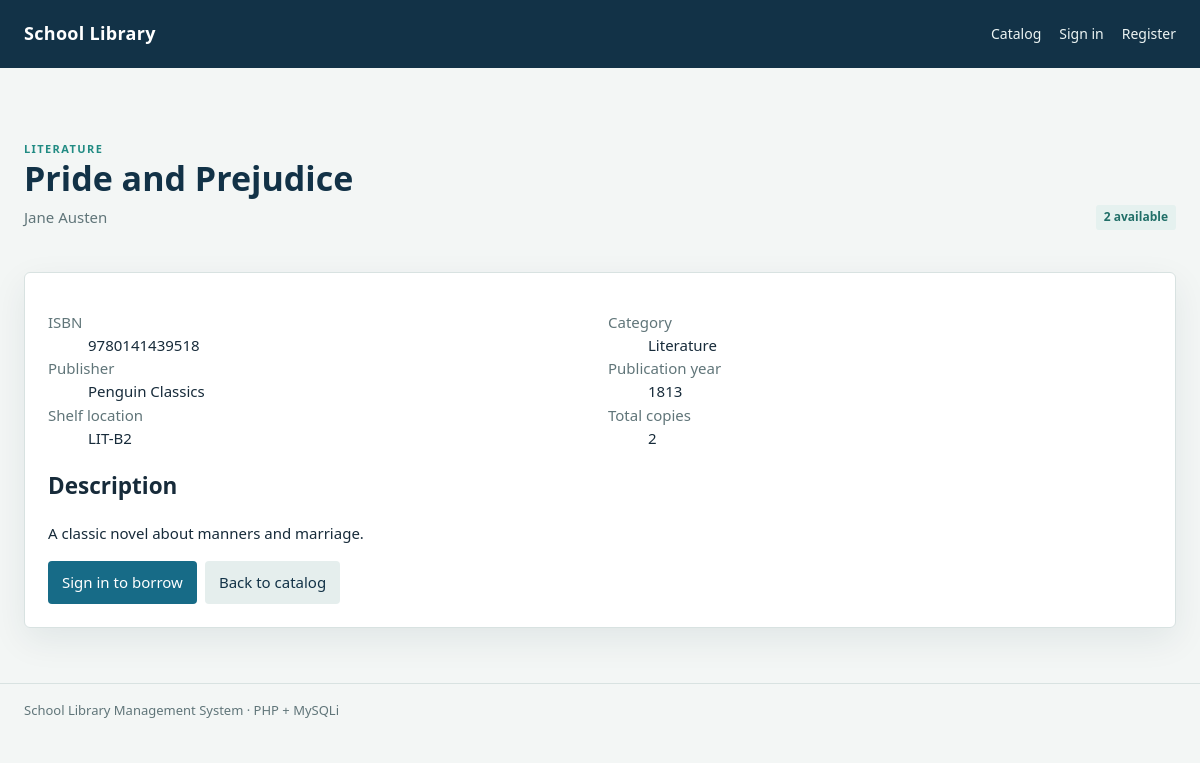
The app's page /index.php?view=book-details&id=2 with its own data.
### tables this page shows
CREATE TABLE books (
  id BIGINT UNSIGNED AUTO_INCREMENT PRIMARY KEY,
  isbn VARCHAR(20) NULL UNIQUE,
  title VARCHAR(220) NOT NULL,
  category_id BIGINT UNSIGNED NOT NULL,
  publisher VARCHAR(160) NULL,
  publication_year SMALLINT UNSIGNED NULL,
  description TEXT NULL,
  cover_image VARCHAR(500) NULL,
  shelf_location VARCHAR(80) NULL,
  total_copies SMALLINT UNSIGNED NOT NULL DEFAULT 1,
  archived_at DATETIME NULL,
  created_at TIMESTAMP NOT NULL DEFAULT CURRENT_TIMESTAMP,
  updated_at TIMESTAMP NOT NULL DEFAULT CURRENT_TIMESTAMP ON UPDATE CURRENT_TIMESTAMP,
  CONSTRAINT fk_book_category FOREIGN KEY (category_id) REFERENCES categories(id),
  INDEX idx_books_title (title),
  INDEX idx_books_category_archived (category_id, archived_at)
);

CREATE TABLE categories (
  id BIGINT UNSIGNED AUTO_INCREMENT PRIMARY KEY,
  category_name VARCHAR(100) NOT NULL UNIQUE,
  description VARCHAR(500) NULL,
  archived_at DATETIME NULL,
  created_at TIMESTAMP NOT NULL DEFAULT CURRENT_TIMESTAMP,
  updated_at TIMESTAMP NOT NULL DEFAULT CURRENT_TIMESTAMP ON UPDATE CURRENT_TIMESTAMP
);

### includes/functions.php (called while the page is built, shortened)
<?php
function e(mixed $value): string
{
    return htmlspecialchars((string) $value, ENT_QUOTES | ENT_SUBSTITUTE, 'UTF-8');
}
function db_one(string $sql, string $types = '', mixed ...$values): ?array
{
    global $db;
    $statement = $db->prepare($sql);
    if ($types !== '') {
        $statement->bind_param($types, ...$values);
    }
    $statement->execute();
    $result = $statement->get_result();
    $row = $result->fetch_assoc() ?: null;
    return $row;
}
function available_copies(int $bookId, int $total): int
{
    $counts = db_one(
        "SELECT
            (SELECT COUNT(*) FROM borrowing_transactions WHERE book_id = ? AND status IN ('borrowed','overdue','lost')) AS loans,
            (SELECT COUNT(*) FROM borrowing_requests WHERE book_id = ? AND status IN ('pending','approved')) AS requests,
            (SELECT COUNT(*) FROM reservations WHERE book_id = ? AND status = 'ready_for_pickup' AND expires_at > NOW()) AS ready",
        'iii', $bookId, $bookId, $bookId
    );
    return max(0, $total - (int) $counts['loans'] - (int) $counts['requests'] - (int) $counts['ready']);
}

### pages/book-details.php (the view, shortened to what this page needs)
<?php
$bookId = filter_input(INPUT_GET, 'id', FILTER_VALIDATE_INT);
$book = $bookId ? db_one(
    "SELECT b.id,b.isbn,b.title,b.publisher,b.publication_year,b.description,b.shelf_location,b.total_copies,b.cover_image,
            c.category_name,GROUP_CONCAT(DISTINCT a.author_name ORDER BY a.author_name SEPARATOR ', ') AS authors
     FROM books b JOIN categories c ON c.id=b.category_id
     LEFT JOIN book_authors ba ON ba.book_id=b.id LEFT JOIN authors a ON a.id=ba.author_id
     WHERE b.id=? AND b.archived_at IS NULL GROUP BY b.id",
    'i', $bookId
) : null;
if (!$book): ?>
    <section class="panel"><h1>Book not found</h1><p class="muted">This book may have been archived or the link is invalid.</p><a class="btn secondary" href="index.php?view=catalog">Back to catalog</a></section>
<?php else:
    $available = available_copies((int) $book['id'], (int) $book['total_copies']);
?>
    <div class="hero">
        <div>
            <span class="eyebrow"><?= e($book['category_name']) ?></span>
            <h1><?= e($book['title']) ?></h1>
            <div class="muted"><?= e($book['authors'] ?: 'Author not listed') ?></div>
        </div>
        <span class="status <?= $available > 0 ? '' : 'waiting' ?>"><?= $available ?> available</span>
    </div>
    <section class="panel">
        <dl class="form-grid">
            <div><dt class="muted">ISBN</dt><dd><?= e($book['isbn'] ?: 'Not listed') ?></dd></div>
            <div><dt class="muted">Category</dt><dd><?= e($book['category_name']) ?></dd></div>
            <div><dt class="muted">Publisher</dt><dd><?= e($book['publisher'] ?: 'Not listed') ?></dd></div>
            <div><dt class="muted">Publication year</dt><dd><?= e($book['publication_year'] ?: 'Not listed') ?></dd></div>
            <div><dt class="muted">Shelf location</dt><dd><?= e($book['shelf_location'] ?: 'Unassigned') ?></dd></div>
            <div><dt class="muted">Total copies</dt><dd><?= (int) $book['total_copies'] ?></dd></div>
        </dl>
        <h2>Description</h2>
        <p><?= nl2br(e($book['description'] ?: 'No description is available.')) ?></p>
        <div class="actions">
            <?php if ($user && $user['role'] === 'user' && $user['is_verified']): ?>
                <form method="post">
                    <?= csrf_field() ?>
                    <input type="hidden" name="action" value="<?= $available > 0 ? 'borrow' : 'reserve' ?>">
                    <input type="hidden" name="book_id" value="<?= (int) $book['id'] ?>">
                    <button><?= $available > 0 ? 'Request to borrow' : 'Join reservation queue' ?></button>
                </form>
            <?php elseif (!$user): ?>
                <a class="btn" href="index.php?view=login">Sign in to borrow</a>
            <?php elseif ($user['role'] === 'user' && !$user['is_verified']): ?>
                <a class="btn secondary" href="index.php?view=verify-notice">Verify your email to borrow</a>
            <?php endif; ?>
            <a class="btn secondary" href="index.php?view=catalog">Back to catalog</a>
        </div>
    </section>
<?php endif; ?>

### assets/css/app.css (style rules this page uses)
:root { --ink:#172b3a;--navy:#123247;--blue:#176b87;--teal:#218b83;--paper:#f3f6f5;--line:#d8e2e1;--muted:#607579;--white:#fff;--red:#a33b3b;--gold:#a16d18;--shadow:0 12px 35px rgba(16,48,59,.08) }
* { box-sizing:border-box }
body { margin:0;background:var(--paper);color:var(--ink);font:15px/1.55 "Segoe UI",Tahoma,sans-serif }
a { color:var(--blue);text-decoration:none }
.hero { padding:34px 0 24px;display:flex;align-items:flex-end;justify-content:space-between;gap:24px }
.hero h1 { font-size:34px;line-height:1.15;margin:0 0 8px;color:var(--navy) }
.eyebrow { text-transform:uppercase;font-size:11px;letter-spacing:1.4px;color:var(--teal);font-weight:750 }
.muted { color:var(--muted) }
.panel,.stat,.book { background:var(--white);border:1px solid var(--line);border-radius:6px;box-shadow:var(--shadow) }
.panel { padding:23px;margin:18px 0 }
.tag,.status { display:inline-block;border-radius:3px;padding:3px 8px;background:#e5f1ef;color:#216f68;font-size:12px;font-weight:650 }
.btn,button { border:0;border-radius:4px;background:var(--blue);padding:10px 14px;color:white;font-weight:650;cursor:pointer;font:inherit }
.btn.secondary,button.secondary { background:#e5eeed;color:var(--navy) }
.form-grid { display:grid;grid-template-columns:repeat(2,minmax(0,1fr));gap:0 16px }
.actions { display:flex;gap:8px;flex-wrap:wrap;align-items:center }

### records on screen
books: category.category_name "LITERATURE", title "Pride and Prejudice", id "2", isbn "9780141439518", category.category_name "Literature", publisher "Penguin Classics", publication_year "1813", shelf_location "LIT-B2", total_copies "2", description "A classic novel about manners and marriage."

### other values on screen
$book['authors'] ?: 'Author not listed' "Jane Austen"
